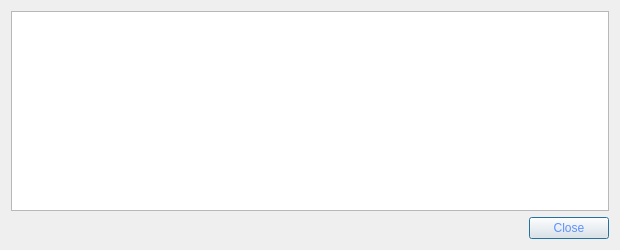
<?xml version="1.0" encoding="UTF-8"?>
<ui version="4.0">
 <class>TransactionDescDialog</class>
 <widget class="QDialog" name="TransactionDescDialog">
  <property name="geometry">
   <rect>
    <x>0</x>
    <y>0</y>
    <width>620</width>
    <height>250</height>
   </rect>
  </property>
  <property name="windowTitle">
   <string>Transaction details</string>
  </property>
  <property name="styleSheet">
   <string notr="true">background-image: url(:/images/bkg2);
color: rgb(93, 144, 255);
font: 75 10pt &quot;MS Shell Dlg 2&quot;;</string>
  </property>
  <layout class="QVBoxLayout" name="verticalLayout">
   <item>
    <widget class="QTextEdit" name="detailText">
     <property name="toolTip">
      <string>This pane shows a detailed description of the transaction</string>
     </property>
     <property name="readOnly">
      <bool>true</bool>
     </property>
    </widget>
   </item>
   <item>
    <widget class="QDialogButtonBox" name="buttonBox">
     <property name="font">
      <font>
       <family>MS Shell Dlg 2</family>
       <pointsize>10</pointsize>
       <weight>9</weight>
       <italic>false</italic>
       <bold>false</bold>
      </font>
     </property>
     <property name="orientation">
      <enum>Qt::Horizontal</enum>
     </property>
     <property name="standardButtons">
      <set>QDialogButtonBox::Close</set>
     </property>
    </widget>
   </item>
  </layout>
 </widget>
 <resources/>
 <connections>
  <connection>
   <sender>buttonBox</sender>
   <signal>accepted()</signal>
   <receiver>TransactionDescDialog</receiver>
   <slot>accept()</slot>
   <hints>
    <hint type="sourcelabel">
     <x>248</x>
     <y>254</y>
    </hint>
    <hint type="destinationlabel">
     <x>157</x>
     <y>274</y>
    </hint>
   </hints>
  </connection>
  <connection>
   <sender>buttonBox</sender>
   <signal>rejected()</signal>
   <receiver>TransactionDescDialog</receiver>
   <slot>reject()</slot>
   <hints>
    <hint type="sourcelabel">
     <x>316</x>
     <y>260</y>
    </hint>
    <hint type="destinationlabel">
     <x>286</x>
     <y>274</y>
    </hint>
   </hints>
  </connection>
 </connections>
</ui>
